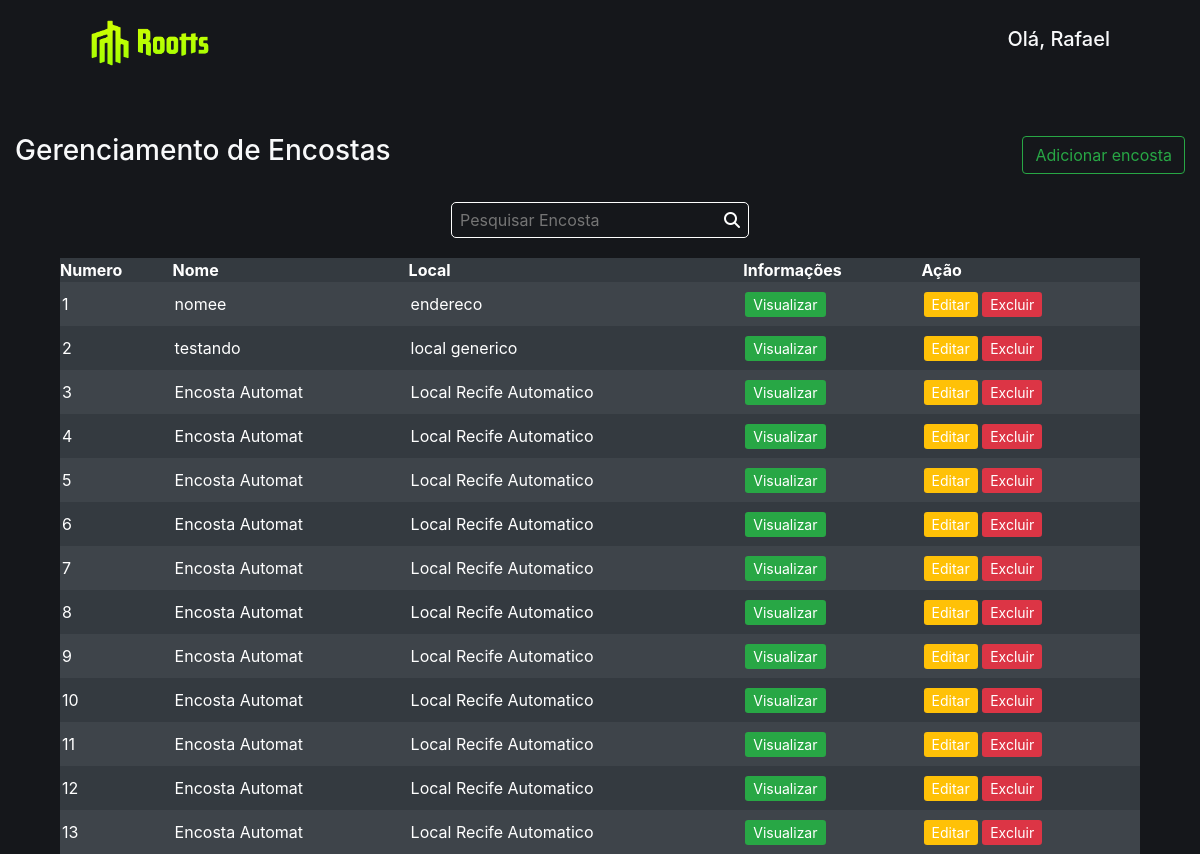
/crud/ (signed in), run on the app's committed database.
### roottsApp/models.py (models this page shows, shortened)
class User(AbstractUser):
    is_engineer = models.BooleanField(default=False)
    def __str__(self):
        return self.username

class Encosta(models.Model):
    nome = models.CharField(max_length=15)
    local = models.CharField(max_length=40)
    latitude = models.DecimalField(max_digits=20, decimal_places=10)
    longitude = models.DecimalField(max_digits=20, decimal_places=10)
    declividade = models.DecimalField(max_digits=20, decimal_places=10)
    numeroConstrucoes = models.DecimalField(max_digits=20, decimal_places=10)
    coeficienteUmidade = models.DecimalField(max_digits=20, decimal_places=10)
    proximidadeRedeViarias = models.DecimalField(max_digits=20, decimal_places=10)
    proximidadeCorposLiquidos = models.DecimalField(max_digits=20, decimal_places=10)
    PRIORITY_LEVELS = (
        ('Muito Baixo', 'Muito Baixo'),
        ('Baixo', 'Baixo'),
        ('Médio', 'Médio'),
        ('Alto', 'Alto'),
        ('Crítico', 'Crítico'),
    )
    prioridadeEncosta = models.CharField(max_length=30, choices=PRIORITY_LEVELS, default = 'Muito Baixo')

### roottsApp/views.py (the view)
# urls.py: path('crud/', EncostaView, name='crud'),
@login_required(login_url='/login/')
@user_passes_test(lambda u: u.is_engineer, login_url='/login/')
def EncostaView(request):
  encostas = Encosta.objects.all()
  return render(request, 'crud.html', {'encostas': encostas})

### roottsApp/templates/crud.html (shortened to what this page needs)
{% extends 'base.html' %}
{% load bootstrap4 %} {% load static %}
{% load humanize %}
{% block content %}
    <div class="text-light center">
        <h3 style="margin-left: 15px;">
            Gerenciamento de Encostas
        </h3>
        <a href="{% url 'add_encosta' %}" class="btn btn-outline-success" style="margin-right: 15px;">Adicionar encosta</a>
    </div>
        <div class="search">
            <form  action="{% url 'search_crud' %}" method="get">
                <div class="search-box">
                    <input type="text" name="q" id="form12" placeholder="Pesquisar Encosta"/>
                    <button type="submit"><i class="fa-solid fa-magnifying-glass"></i></button>
                </div>
            </form>
        </div>
    <div class=" all text-light">
        <table class="crud table-striped table-dark">
          <thead>
            <tr class="head">
                <th scope="col">Numero</th>
                <th scope="col"  class="margin-td">Nome</th>
                <th scope="col">Local</th>
                <th scope="col">Informações</th>
                <th scope="col"  class="margin-td2">Ação</th>
            </tr>
          </thead>
                {% for encosta in encostas %}
                    <tr>
                        <td>{{ encosta.id }}</td>
                        <td>{{ encosta.nome }}</td>
                        <td>{{ encosta.local }}</td>
                        <td>
                            <a class="btn-sm btn-success" style="text-decoration:none;" href="{% url 'view_encosta' encosta.pk %}">Visualizar</a>
                        </td>
                        <td class="buttons">
                            <a class="btn-sm btn-warning" style="text-decoration:none;color:white;"; href="{% url 'upd_encosta' encosta.pk %}">Editar</a>
                            <a class="btn-sm btn-danger" style="text-decoration:none;" href="{% url 'del_encosta' encosta.pk %}">Excluir</a>
                        </td>
                    </tr>
                {% endfor %}
        </table>
    </div>
{% endblock %}

### roottsApp/templates/base.html (shortened to what this page needs)
{% load bootstrap4 %} {% load static %}
<!DOCTYPE html>
<html lang="pt-br">
  <head>
    <link rel="stylesheet" href="https://cdnjs.cloudflare.com/ajax/libs/font-awesome/6.2.0/css/fontawesome.min.css" />
    <link rel="stylesheet" href="https://cdnjs.cloudflare.com/ajax/libs/font-awesome/6.2.0/css/all.min.css" />
    {% bootstrap_css %}
  </head>
  <body>
    <nav class="nav">
      <a href="{% url 'index' %}" id="logo">
        <img src="{% static "roottsapp/images/roottst.png" %}" alt="rootts"
        id="image" style="width:120px;" />
      </a>
      {% if request.user.is_authenticated %}
        <h5 class="text-light">Olá, {{request.user}}</h5>
      {% else %}
      <h5 class="text-light">Olá, usuário(a)</h5>
      {% endif %}
    </nav>
    <div class="content">{% block content %} {% endblock %}</div>
  </body>
</html>

### roottsApp/templates/base.html (style rules this page uses)
* { margin: 0; padding: 0; box-sizing: border-box; }
body { background-color: #15171b; }
#logo { color: #4fdb0d; font-size: 1.5rem; margin-left: 5rem; transition: ease 0.5s; }
.nav { width: 100vw; top: 0; display: flex; align-items: center; justify-content: space-between; flex-wrap: nowrap; padding: 20px 10px 10px 10px; }
.nav h5 { margin-right: 5rem; }
.content { padding-top: 3rem; width: 100vw; }
.crud { width: 90%; }
.all { display: flex; width: 100vw; height: fit-content; justify-content: center; align-items: center; }
td { padding: 10px 0px 10px 2px; }
.search { display: flex; justify-content:center; align-items: center; margin-bottom: 20px; }
.search-box { display: flex; background: none; border: 1px solid white; border-radius: 5px; transition: all 300ms ease-in-out; }
.search-box input { background: none; outline: none; border: none; color: white; padding: 5px 8px; }
.search-box button { background: none; outline: none; border: none; color: white; padding: 5px 8px; transition: all 300ms ease-in-out; }
.center { margin-bottom: 1rem; display: flex; align-items: center; justify-content: space-between; width:100vw; flex-wrap:wrap; padding: 10px 0px; }

### data on the page
User: user "Rafael"
Encosta: id "1", nome "nomee", local "endereco"
Encosta: id "2", nome "testando", local "local generico"
Encosta: id "3", nome "Encosta Automat", local "Local Recife Automatico"
Encosta: id "4", nome "Encosta Automat", local "Local Recife Automatico"
Encosta: id "5", nome "Encosta Automat", local "Local Recife Automatico"
Encosta: id "6", nome "Encosta Automat", local "Local Recife Automatico"
Encosta: id "7", nome "Encosta Automat", local "Local Recife Automatico"
Encosta: id "8", nome "Encosta Automat", local "Local Recife Automatico"
Encosta: id "9", nome "Encosta Automat", local "Local Recife Automatico"
Encosta: id "10", nome "Encosta Automat", local "Local Recife Automatico"
Encosta: id "11", nome "Encosta Automat", local "Local Recife Automatico"
Encosta: id "12", nome "Encosta Automat", local "Local Recife Automatico"
Encosta: id "13", nome "Encosta Automat", local "Local Recife Automatico"
